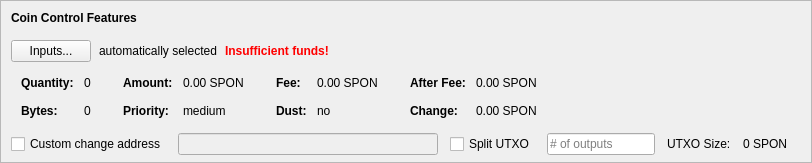
    <widget class="QFrame" name="frameCoinControl">
     <property name="sizePolicy">
      <sizepolicy hsizetype="Expanding" vsizetype="Expanding">
       <horstretch>0</horstretch>
       <verstretch>0</verstretch>
      </sizepolicy>
     </property>
     <property name="maximumSize">
      <size>
       <width>16777215</width>
       <height>16777215</height>
      </size>
     </property>
     <property name="frameShape">
      <enum>QFrame::StyledPanel</enum>
     </property>
     <property name="frameShadow">
      <enum>QFrame::Sunken</enum>
     </property>
     <layout class="QVBoxLayout" name="verticalLayoutCoinControl2">
      <property name="spacing">
       <number>0</number>
      </property>
      <property name="leftMargin">
       <number>0</number>
      </property>
      <property name="topMargin">
       <number>0</number>
      </property>
      <property name="rightMargin">
       <number>0</number>
      </property>
      <property name="bottomMargin">
       <number>6</number>
      </property>
      <item>
       <layout class="QVBoxLayout" name="verticalLayoutCoinControl" stretch="0,0,0,0,1">
        <property name="spacing">
         <number>0</number>
        </property>
        <property name="leftMargin">
         <number>10</number>
        </property>
        <property name="topMargin">
         <number>10</number>
        </property>
        <item>
         <layout class="QHBoxLayout" name="horizontalLayoutCoinControl1">
          <property name="bottomMargin">
           <number>15</number>
          </property>
          <item>
           <widget class="QLabel" name="labelCoinControlFeatures">
            <property name="sizePolicy">
             <sizepolicy hsizetype="Preferred" vsizetype="Maximum">
              <horstretch>0</horstretch>
              <verstretch>0</verstretch>
             </sizepolicy>
            </property>
            <property name="font">
             <font>
              <weight>75</weight>
              <bold>true</bold>
             </font>
            </property>
            <property name="styleSheet">
             <string notr="true">font-weight:bold;</string>
            </property>
            <property name="text">
             <string>Coin Control Features</string>
            </property>
           </widget>
          </item>
         </layout>
        </item>
        <item>
         <layout class="QHBoxLayout" name="horizontalLayoutCoinControl2" stretch="0,0,0,0">
          <property name="spacing">
           <number>8</number>
          </property>
          <property name="bottomMargin">
           <number>10</number>
          </property>
          <item>
           <widget class="QPushButton" name="pushButtonCoinControl">
            <property name="styleSheet">
             <string notr="true"/>
            </property>
            <property name="text">
             <string>Inputs...</string>
            </property>
            <property name="autoDefault">
             <bool>false</bool>
            </property>
           </widget>
          </item>
          <item>
           <widget class="QLabel" name="labelCoinControlAutomaticallySelected">
            <property name="text">
             <string>automatically selected</string>
            </property>
            <property name="margin">
             <number>5</number>
            </property>
           </widget>
          </item>
          <item>
           <widget class="QLabel" name="labelCoinControlInsuffFunds">
            <property name="font">
             <font>
              <weight>75</weight>
              <bold>true</bold>
             </font>
            </property>
            <property name="styleSheet">
             <string notr="true">color:red;font-weight:bold;</string>
            </property>
            <property name="text">
             <string>Insufficient funds!</string>
            </property>
            <property name="margin">
             <number>5</number>
            </property>
           </widget>
          </item>
          <item>
           <spacer name="horizontalSpacerCoinControl">
            <property name="orientation">
             <enum>Qt::Horizontal</enum>
            </property>
            <property name="sizeHint" stdset="0">
             <size>
              <width>40</width>
              <height>1</height>
             </size>
            </property>
           </spacer>
          </item>
         </layout>
        </item>
        <item>
         <widget class="QWidget" name="widgetCoinControl" native="true">
          <property name="sizePolicy">
           <sizepolicy hsizetype="Preferred" vsizetype="Preferred">
            <horstretch>0</horstretch>
            <verstretch>0</verstretch>
           </sizepolicy>
          </property>
          <property name="minimumSize">
           <size>
            <width>0</width>
            <height>0</height>
           </size>
          </property>
          <property name="styleSheet">
           <string notr="true"/>
          </property>
          <layout class="QHBoxLayout" name="horizontalLayoutCoinControl5">
           <property name="leftMargin">
            <number>0</number>
           </property>
           <property name="topMargin">
            <number>0</number>
           </property>
           <property name="rightMargin">
            <number>0</number>
           </property>
           <property name="bottomMargin">
            <number>0</number>
           </property>
           <item>
            <layout class="QHBoxLayout" name="horizontalLayoutCoinControl3" stretch="0,0,0,1">
             <property name="spacing">
              <number>20</number>
             </property>
             <property name="topMargin">
              <number>0</number>
             </property>
             <property name="bottomMargin">
              <number>10</number>
             </property>
             <item>
              <layout class="QFormLayout" name="formLayoutCoinControl1">
               <property name="horizontalSpacing">
                <number>10</number>
               </property>
               <property name="verticalSpacing">
                <number>14</number>
               </property>
               <property name="leftMargin">
                <number>10</number>
               </property>
               <property name="topMargin">
                <number>4</number>
               </property>
               <property name="rightMargin">
                <number>6</number>
               </property>
               <item row="0" column="0">
                <widget class="QLabel" name="labelCoinControlQuantityText">
                 <property name="font">
                  <font>
                   <weight>75</weight>
                   <bold>true</bold>
                  </font>
                 </property>
                 <property name="text">
                  <string>Quantity:</string>
                 </property>
                 <property name="margin">
                  <number>0</number>
                 </property>
                </widget>
               </item>
               <item row="0" column="1">
                <widget class="QLabel" name="labelCoinControlQuantity">
                 <property name="cursor">
                  <cursorShape>IBeamCursor</cursorShape>
                 </property>
                 <property name="contextMenuPolicy">
                  <enum>Qt::ActionsContextMenu</enum>
                 </property>
                 <property name="text">
                  <string notr="true">0</string>
                 </property>
                 <property name="margin">
                  <number>0</number>
                 </property>
                 <property name="textInteractionFlags">
                  <set>Qt::LinksAccessibleByMouse|Qt::TextSelectableByKeyboard|Qt::TextSelectableByMouse</set>
                 </property>
                </widget>
               </item>
               <item row="1" column="0">
                <widget class="QLabel" name="labelCoinControlBytesText">
                 <property name="font">
                  <font>
                   <weight>75</weight>
                   <bold>true</bold>
                  </font>
                 </property>
                 <property name="text">
                  <string>Bytes:</string>
                 </property>
                </widget>
               </item>
               <item row="1" column="1">
                <widget class="QLabel" name="labelCoinControlBytes">
                 <property name="cursor">
                  <cursorShape>IBeamCursor</cursorShape>
                 </property>
                 <property name="contextMenuPolicy">
                  <enum>Qt::ActionsContextMenu</enum>
                 </property>
                 <property name="text">
                  <string notr="true">0</string>
                 </property>
                 <property name="textInteractionFlags">
                  <set>Qt::LinksAccessibleByMouse|Qt::TextSelectableByKeyboard|Qt::TextSelectableByMouse</set>
                 </property>
                </widget>
               </item>
              </layout>
             </item>
             <item>
              <layout class="QFormLayout" name="formLayoutCoinControl2">
               <property name="horizontalSpacing">
                <number>10</number>
               </property>
               <property name="verticalSpacing">
                <number>14</number>
               </property>
               <property name="leftMargin">
                <number>6</number>
               </property>
               <property name="topMargin">
                <number>4</number>
               </property>
               <property name="rightMargin">
                <number>6</number>
               </property>
               <item row="0" column="0">
                <widget class="QLabel" name="labelCoinControlAmountText">
                 <property name="font">
                  <font>
                   <weight>75</weight>
                   <bold>true</bold>
                  </font>
                 </property>
                 <property name="text">
                  <string>Amount:</string>
                 </property>
                 <property name="margin">
                  <number>0</number>
                 </property>
                </widget>
               </item>
               <item row="0" column="1">
                <widget class="QLabel" name="labelCoinControlAmount">
                 <property name="cursor">
                  <cursorShape>IBeamCursor</cursorShape>
                 </property>
                 <property name="contextMenuPolicy">
                  <enum>Qt::ActionsContextMenu</enum>
                 </property>
                 <property name="text">
                  <string notr="true">0.00 SPON</string>
                 </property>
                 <property name="textInteractionFlags">
                  <set>Qt::LinksAccessibleByMouse|Qt::TextSelectableByKeyboard|Qt::TextSelectableByMouse</set>
                 </property>
                </widget>
               </item>
               <item row="1" column="0">
                <widget class="QLabel" name="labelCoinControlPriorityText">
                 <property name="font">
                  <font>
                   <weight>75</weight>
                   <bold>true</bold>
                  </font>
                 </property>
                 <property name="text">
                  <string>Priority:</string>
                 </property>
                </widget>
               </item>
               <item row="1" column="1">
                <widget class="QLabel" name="labelCoinControlPriority">
                 <property name="cursor">
                  <cursorShape>IBeamCursor</cursorShape>
                 </property>
                 <property name="contextMenuPolicy">
                  <enum>Qt::ActionsContextMenu</enum>
                 </property>
                 <property name="text">
                  <string>medium</string>
                 </property>
                 <property name="textInteractionFlags">
                  <set>Qt::LinksAccessibleByMouse|Qt::TextSelectableByKeyboard|Qt::TextSelectableByMouse</set>
                 </property>
                </widget>
               </item>
              </layout>
             </item>
             <item>
              <layout class="QFormLayout" name="formLayoutCoinControl3">
               <property name="horizontalSpacing">
                <number>10</number>
               </property>
               <property name="verticalSpacing">
                <number>14</number>
               </property>
               <property name="leftMargin">
                <number>6</number>
               </property>
               <property name="topMargin">
                <number>4</number>
               </property>
               <property name="rightMargin">
                <number>6</number>
               </property>
               <item row="0" column="0">
                <widget class="QLabel" name="labelCoinControlFeeText">
                 <property name="font">
                  <font>
                   <weight>75</weight>
                   <bold>true</bold>
                  </font>
                 </property>
                 <property name="text">
                  <string>Fee:</string>
                 </property>
                 <property name="margin">
                  <number>0</number>
                 </property>
                </widget>
               </item>
               <item row="0" column="1">
                <widget class="QLabel" name="labelCoinControlFee">
                 <property name="cursor">
                  <cursorShape>IBeamCursor</cursorShape>
                 </property>
                 <property name="contextMenuPolicy">
                  <enum>Qt::ActionsContextMenu</enum>
                 </property>
                 <property name="text">
                  <string notr="true">0.00 SPON</string>
                 </property>
                 <property name="textInteractionFlags">
                  <set>Qt::LinksAccessibleByMouse|Qt::TextSelectableByKeyboard|Qt::TextSelectableByMouse</set>
                 </property>
                </widget>
               </item>
               <item row="1" column="0">
                <widget class="QLabel" name="labelCoinControlLowOutputText">
                 <property name="font">
                  <font>
                   <weight>75</weight>
                   <bold>true</bold>
                  </font>
                 </property>
                 <property name="text">
                  <string>Dust:</string>
                 </property>
                </widget>
               </item>
               <item row="1" column="1">
                <widget class="QLabel" name="labelCoinControlLowOutput">
                 <property name="cursor">
                  <cursorShape>IBeamCursor</cursorShape>
                 </property>
                 <property name="contextMenuPolicy">
                  <enum>Qt::ActionsContextMenu</enum>
                 </property>
                 <property name="text">
                  <string>no</string>
                 </property>
                 <property name="textInteractionFlags">
                  <set>Qt::LinksAccessibleByMouse|Qt::TextSelectableByKeyboard|Qt::TextSelectableByMouse</set>
                 </property>
                </widget>
               </item>
              </layout>
             </item>
             <item>
              <layout class="QFormLayout" name="formLayoutCoinControl4">
               <property name="horizontalSpacing">
                <number>10</number>
               </property>
               <property name="verticalSpacing">
                <number>14</number>
               </property>
               <property name="leftMargin">
                <number>6</number>
               </property>
               <property name="topMargin">
                <number>4</number>
               </property>
               <property name="rightMargin">
                <number>6</number>
               </property>
               <item row="0" column="0">
                <widget class="QLabel" name="labelCoinControlAfterFeeText">
                 <property name="font">
                  <font>
                   <weight>75</weight>
                   <bold>true</bold>
                  </font>
                 </property>
                 <property name="text">
                  <string>After Fee:</string>
                 </property>
                 <property name="margin">
                  <number>0</number>
                 </property>
                </widget>
               </item>
               <item row="0" column="1">
                <widget class="QLabel" name="labelCoinControlAfterFee">
                 <property name="cursor">
                  <cursorShape>IBeamCursor</cursorShape>
                 </property>
                 <property name="contextMenuPolicy">
                  <enum>Qt::ActionsContextMenu</enum>
                 </property>
                 <property name="text">
                  <string notr="true">0.00 SPON</string>
                 </property>
                 <property name="textInteractionFlags">
                  <set>Qt::LinksAccessibleByMouse|Qt::TextSelectableByKeyboard|Qt::TextSelectableByMouse</set>
                 </property>
                </widget>
               </item>
               <item row="1" column="0">
                <widget class="QLabel" name="labelCoinControlChangeText">
                 <property name="font">
                  <font>
                   <weight>75</weight>
                   <bold>true</bold>
                  </font>
                 </property>
                 <property name="text">
                  <string>Change:</string>
                 </property>
                </widget>
               </item>
               <item row="1" column="1">
                <widget class="QLabel" name="labelCoinControlChange">
                 <property name="cursor">
                  <cursorShape>IBeamCursor</cursorShape>
                 </property>
                 <property name="contextMenuPolicy">
                  <enum>Qt::ActionsContextMenu</enum>
                 </property>
                 <property name="text">
                  <string notr="true">0.00 SPON</string>
                 </property>
                 <property name="textInteractionFlags">
                  <set>Qt::LinksAccessibleByMouse|Qt::TextSelectableByKeyboard|Qt::TextSelectableByMouse</set>
                 </property>
                </widget>
               </item>
              </layout>
             </item>
            </layout>
           </item>
          </layout>
         </widget>
        </item>
        <item>
         <layout class="QHBoxLayout" name="horizontalLayoutCoinControl4" stretch="0,0,0,0,0,0,0">
          <property name="spacing">
           <number>12</number>
          </property>
          <property name="sizeConstraint">
           <enum>QLayout::SetDefaultConstraint</enum>
          </property>
          <property name="topMargin">
           <number>5</number>
          </property>
          <property name="rightMargin">
           <number>5</number>
          </property>
          <item>
           <widget class="QCheckBox" name="checkBoxCoinControlChange">
            <property name="toolTip">
             <string>If this is activated, but the change address is empty or invalid, change will be sent to a newly generated address.</string>
            </property>
            <property name="text">
             <string>Custom change address</string>
            </property>
           </widget>
          </item>
          <item>
           <widget class="QValidatedLineEdit" name="lineEditCoinControlChange">
            <property name="enabled">
             <bool>false</bool>
            </property>
            <property name="sizePolicy">
             <sizepolicy hsizetype="Expanding" vsizetype="Fixed">
              <horstretch>0</horstretch>
              <verstretch>0</verstretch>
             </sizepolicy>
            </property>
           </widget>
          </item>
          <item>
           <widget class="QCheckBox" name="splitBlockCheckBox">
            <property name="text">
             <string>Split UTXO</string>
            </property>
           </widget>
          </item>
          <item>
           <widget class="QLineEdit" name="splitBlockLineEdit">
            <property name="sizePolicy">
             <sizepolicy hsizetype="Fixed" vsizetype="Fixed">
              <horstretch>50</horstretch>
              <verstretch>0</verstretch>
             </sizepolicy>
            </property>
            <property name="placeholderText">
             <string># of outputs</string>
            </property>
           </widget>
          </item>
          <item>
           <widget class="QLabel" name="labelBlockSizeText">
            <property name="text">
             <string>UTXO Size:</string>
            </property>
           </widget>
          </item>
          <item>
           <widget class="QLabel" name="labelBlockSize">
            <property name="text">
             <string>0 SPON</string>
            </property>
           </widget>
          </item>
          <item>
           <widget class="QLabel" name="labelCoinControlChangeLabel">
            <property name="sizePolicy">
             <sizepolicy hsizetype="Preferred" vsizetype="Expanding">
              <horstretch>0</horstretch>
              <verstretch>0</verstretch>
             </sizepolicy>
            </property>
            <property name="minimumSize">
             <size>
              <width>0</width>
              <height>0</height>
             </size>
            </property>
            <property name="text">
             <string/>
            </property>
            <property name="margin">
             <number>3</number>
            </property>
           </widget>
          </item>
         </layout>
        </item>
        <item>
         <spacer name="verticalSpacerCoinControl">
          <property name="orientation">
           <enum>Qt::Vertical</enum>
          </property>
          <property name="sizeHint" stdset="0">
           <size>
            <width>800</width>
            <height>1</height>
           </size>
          </property>
         </spacer>
        </item>
       </layout>
      </item>
     </layout>
    </widget>
